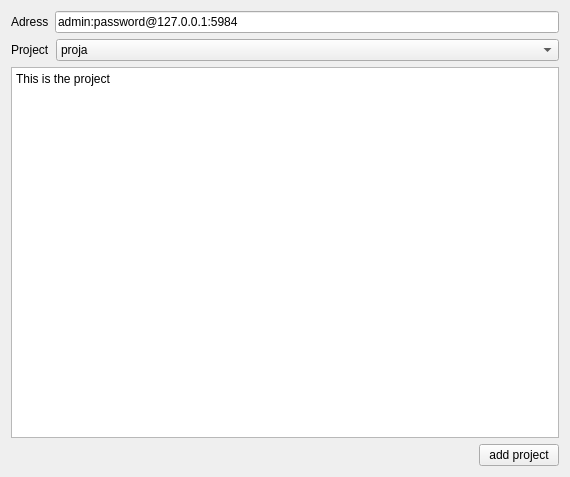
<?xml version="1.0" encoding="UTF-8"?>
<ui version="4.0">
 <class>Form</class>
 <widget class="QWidget" name="Form">
  <property name="geometry">
   <rect>
    <x>0</x>
    <y>0</y>
    <width>570</width>
    <height>477</height>
   </rect>
  </property>
  <property name="windowTitle">
   <string>Form</string>
  </property>
  <layout class="QVBoxLayout" name="verticalLayout_2">
   <item>
    <layout class="QVBoxLayout" name="verticalLayout">
     <item>
      <layout class="QHBoxLayout" name="horizontalLayout">
       <item>
        <widget class="QLabel" name="label">
         <property name="text">
          <string>Adress</string>
         </property>
        </widget>
       </item>
       <item>
        <widget class="QLineEdit" name="lineEdit">
         <property name="text">
          <string>admin:password@127.0.0.1:5984</string>
         </property>
        </widget>
       </item>
      </layout>
     </item>
     <item>
      <layout class="QHBoxLayout" name="horizontalLayout_2">
       <item>
        <widget class="QLabel" name="label_2">
         <property name="text">
          <string>Project</string>
         </property>
        </widget>
       </item>
       <item>
        <widget class="QComboBox" name="comboBox">
         <property name="enabled">
          <bool>true</bool>
         </property>
         <property name="sizePolicy">
          <sizepolicy hsizetype="Preferred" vsizetype="Fixed">
           <horstretch>1</horstretch>
           <verstretch>0</verstretch>
          </sizepolicy>
         </property>
         <property name="cursor">
          <cursorShape>ArrowCursor</cursorShape>
         </property>
         <property name="acceptDrops">
          <bool>false</bool>
         </property>
         <property name="accessibleName">
          <string/>
         </property>
         <property name="layoutDirection">
          <enum>Qt::LeftToRight</enum>
         </property>
         <property name="autoFillBackground">
          <bool>false</bool>
         </property>
         <item>
          <property name="text">
           <string>proja</string>
          </property>
         </item>
         <item>
          <property name="text">
           <string>projb</string>
          </property>
         </item>
        </widget>
       </item>
      </layout>
     </item>
     <item>
      <layout class="QHBoxLayout" name="horizontalLayout_4">
       <item>
        <widget class="QPlainTextEdit" name="plainTextEdit">
         <property name="readOnly">
          <bool>true</bool>
         </property>
         <property name="plainText">
          <string>This is the project</string>
         </property>
        </widget>
       </item>
      </layout>
     </item>
     <item>
      <layout class="QHBoxLayout" name="horizontalLayout_5">
       <item>
        <spacer name="horizontalSpacer">
         <property name="orientation">
          <enum>Qt::Horizontal</enum>
         </property>
         <property name="sizeHint" stdset="0">
          <size>
           <width>40</width>
           <height>20</height>
          </size>
         </property>
        </spacer>
       </item>
       <item>
        <widget class="QPushButton" name="pushButton">
         <property name="text">
          <string>add project</string>
         </property>
        </widget>
       </item>
      </layout>
     </item>
    </layout>
   </item>
  </layout>
 </widget>
 <resources/>
 <connections/>
</ui>
